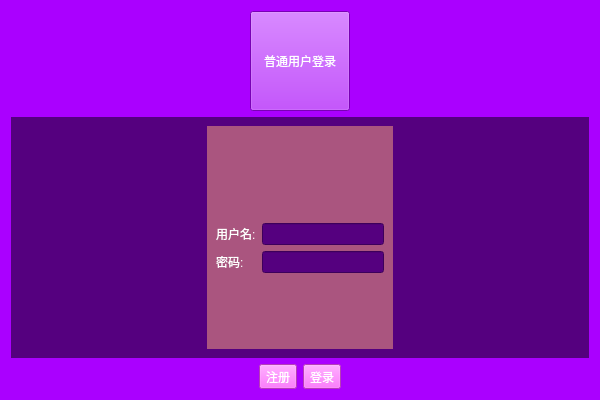
<?xml version="1.0" encoding="UTF-8"?>
<ui version="4.0">
 <class>login</class>
 <widget class="QWidget" name="login">
  <property name="geometry">
   <rect>
    <x>0</x>
    <y>0</y>
    <width>600</width>
    <height>400</height>
   </rect>
  </property>
  <property name="windowTitle">
   <string>登录</string>
  </property>
  <property name="styleSheet">
   <string notr="true">border-top-color: rgb(170, 85, 255);
background-color: rgb(170, 0, 255);</string>
  </property>
  <layout class="QHBoxLayout" name="horizontalLayout_4">
   <item>
    <layout class="QVBoxLayout" name="verticalLayout">
     <item>
      <layout class="QHBoxLayout" name="horizontalLayout_2">
       <item>
        <spacer name="horizontalSpacer_3">
         <property name="orientation">
          <enum>Qt::Horizontal</enum>
         </property>
         <property name="sizeHint" stdset="0">
          <size>
           <width>40</width>
           <height>20</height>
          </size>
         </property>
        </spacer>
       </item>
       <item>
        <widget class="QToolButton" name="switch_but">
         <property name="minimumSize">
          <size>
           <width>100</width>
           <height>100</height>
          </size>
         </property>
         <property name="baseSize">
          <size>
           <width>50</width>
           <height>50</height>
          </size>
         </property>
         <property name="styleSheet">
          <string notr="true">background-color: rgb(170, 0, 255);
font: 700 9pt &quot;FiraCode Nerd Font Mono&quot;;
color: rgb(255, 255, 255);
</string>
         </property>
         <property name="text">
          <string>普通用户登录</string>
         </property>
        </widget>
       </item>
       <item>
        <spacer name="horizontalSpacer_4">
         <property name="orientation">
          <enum>Qt::Horizontal</enum>
         </property>
         <property name="sizeHint" stdset="0">
          <size>
           <width>40</width>
           <height>20</height>
          </size>
         </property>
        </spacer>
       </item>
      </layout>
     </item>
     <item>
      <widget class="QWidget" name="" native="true">
       <property name="styleSheet">
        <string notr="true">background-color: rgb(85, 0, 127);</string>
       </property>
       <layout class="QHBoxLayout" name="horizontalLayout">
        <item>
         <spacer name="horizontalSpacer">
          <property name="orientation">
           <enum>Qt::Horizontal</enum>
          </property>
          <property name="sizeHint" stdset="0">
           <size>
            <width>40</width>
            <height>20</height>
           </size>
          </property>
         </spacer>
        </item>
        <item>
         <widget class="QWidget" name="" native="true">
          <property name="styleSheet">
           <string notr="true">background-color: rgb(170, 85, 127);</string>
          </property>
          <layout class="QFormLayout" name="formLayout">
           <item row="1" column="1">
            <widget class="QLabel" name="login_err_label">
             <property name="minimumSize">
              <size>
               <width>20</width>
               <height>5</height>
              </size>
             </property>
             <property name="maximumSize">
              <size>
               <width>150</width>
               <height>20</height>
              </size>
             </property>
             <property name="styleSheet">
              <string notr="true">font: 700 9pt &quot;FiraCode Nerd Font Mono&quot;;

color: rgb(255, 255, 255);</string>
             </property>
             <property name="text">
              <string/>
             </property>
            </widget>
           </item>
           <item row="2" column="0">
            <widget class="QLabel" name="username_label">
             <property name="styleSheet">
              <string notr="true">font: 700 9pt &quot;FiraCode Nerd Font Mono&quot;;
color: rgb(255, 255, 255);
</string>
             </property>
             <property name="text">
              <string>用户名:</string>
             </property>
            </widget>
           </item>
           <item row="2" column="1">
            <widget class="QLineEdit" name="username_lineEdit">
             <property name="styleSheet">
              <string notr="true">background-color: rgb(85, 0, 127);
font: 700 9pt &quot;FiraCode Nerd Font Mono&quot;;
color: rgb(255, 255, 255);
</string>
             </property>
            </widget>
           </item>
           <item row="3" column="0">
            <widget class="QLabel" name="password_label">
             <property name="styleSheet">
              <string notr="true">font: 700 9pt &quot;FiraCode Nerd Font Mono&quot;;
color: rgb(255, 255, 255);</string>
             </property>
             <property name="text">
              <string>密码:</string>
             </property>
            </widget>
           </item>
           <item row="3" column="1">
            <widget class="QLineEdit" name="password_lineEdit">
             <property name="styleSheet">
              <string notr="true">background-color: rgb(85, 0, 127);
font: 700 9pt &quot;FiraCode Nerd Font Mono&quot;;
color: rgb(255, 255, 255);</string>
             </property>
             <property name="echoMode">
              <enum>QLineEdit::Password</enum>
             </property>
            </widget>
           </item>
           <item row="4" column="1">
            <spacer name="verticalSpacer">
             <property name="orientation">
              <enum>Qt::Vertical</enum>
             </property>
             <property name="sizeHint" stdset="0">
              <size>
               <width>20</width>
               <height>40</height>
              </size>
             </property>
            </spacer>
           </item>
           <item row="0" column="1">
            <spacer name="verticalSpacer_2">
             <property name="orientation">
              <enum>Qt::Vertical</enum>
             </property>
             <property name="sizeHint" stdset="0">
              <size>
               <width>20</width>
               <height>40</height>
              </size>
             </property>
            </spacer>
           </item>
          </layout>
         </widget>
        </item>
        <item>
         <spacer name="horizontalSpacer_2">
          <property name="orientation">
           <enum>Qt::Horizontal</enum>
          </property>
          <property name="sizeHint" stdset="0">
           <size>
            <width>40</width>
            <height>20</height>
           </size>
          </property>
         </spacer>
        </item>
       </layout>
      </widget>
     </item>
     <item>
      <layout class="QHBoxLayout" name="horizontalLayout_3">
       <item>
        <spacer name="horizontalSpacer_5">
         <property name="orientation">
          <enum>Qt::Horizontal</enum>
         </property>
         <property name="sizeHint" stdset="0">
          <size>
           <width>40</width>
           <height>20</height>
          </size>
         </property>
        </spacer>
       </item>
       <item>
        <widget class="QToolButton" name="logon_but">
         <property name="styleSheet">
          <string notr="true">background-color: rgb(255, 85, 255);
font: 700 9pt &quot;FiraCode Nerd Font Mono&quot;;
color: rgb(255, 255, 255);</string>
         </property>
         <property name="text">
          <string>注册</string>
         </property>
        </widget>
       </item>
       <item>
        <widget class="QToolButton" name="login_but">
         <property name="styleSheet">
          <string notr="true">background-color: rgb(255, 85, 255);
font: 700 9pt &quot;FiraCode Nerd Font Mono&quot;;
color: rgb(255, 255, 255);</string>
         </property>
         <property name="text">
          <string>登录</string>
         </property>
        </widget>
       </item>
       <item>
        <spacer name="horizontalSpacer_6">
         <property name="orientation">
          <enum>Qt::Horizontal</enum>
         </property>
         <property name="sizeHint" stdset="0">
          <size>
           <width>40</width>
           <height>20</height>
          </size>
         </property>
        </spacer>
       </item>
      </layout>
     </item>
    </layout>
   </item>
  </layout>
 </widget>
 <resources/>
 <connections/>
</ui>
